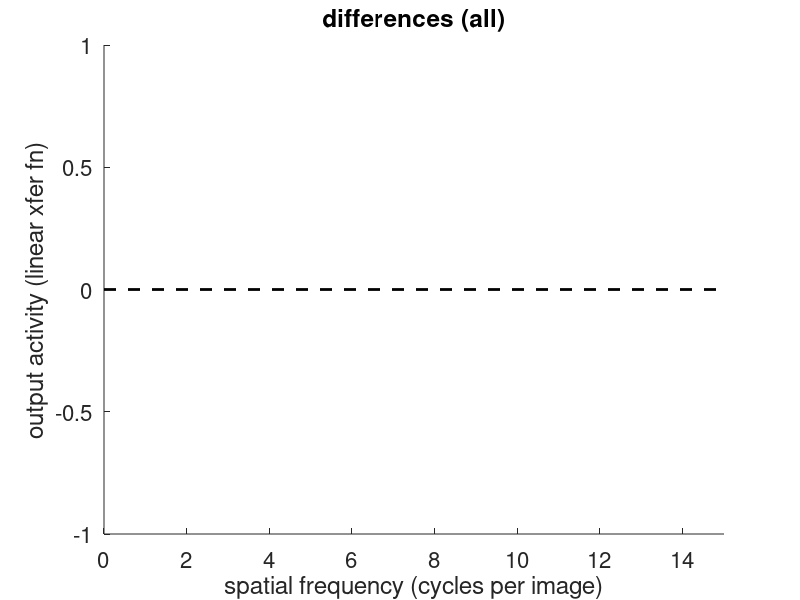
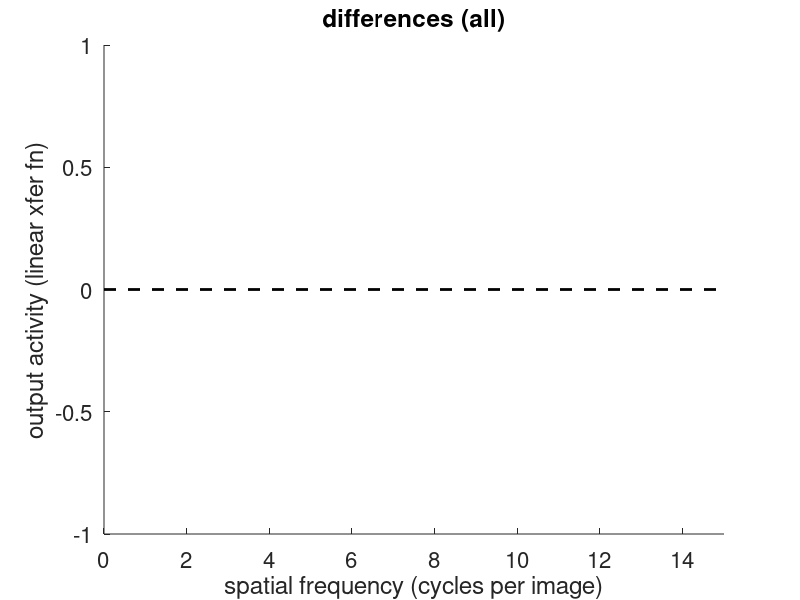

Reproduce these figures in MATLAB, in order. (Note: this script raises an error after producing the figures.)
function simulate_amir(expt, disp)

% Set variables
if ~exist('expt', 'var'), expt=1; end;
if ~exist('disp','var'), disp=[1 2 11 12]; end;
    
%% Choose the experimental parmaeters
switch expt
    case {1, '1'}, 
        sz = [35 35];
        sigmas = [1 2 4 8 16 32 64 128];%
        cpi    = [.025 0.25 0.5 1 1.5 2 2.5 3 3.5 4 5 6 7 8 9 10 11 12 13 14 15]; % keep the same number of cycles per image 
        nconns = ceil(2*linspace(5,25, length(sigmas))); %[1 1 1 1 1  1  1  1]*10;
        nsamps = 1;
    case {2, '2'}, 
        sz = [35 35];
        sigmas = [1 2 4 8 16 32 64 128];%
        cpi    = [.025 0.25 0.5 1 1.5 2 2.5 3 3.5 4 5 6 7 8 9 10 11 12 13 14 15]; % keep the same number of cycles per image 
        nconns = ceil(2*linspace(5,5, length(sigmas))); %[1 1 1 1 1  1  1  1]*10;
        nsamps = 2;
    otherwise, error('Unknown expt: %d', expt)
end;

% get paths
cur_dir = fileparts(which(mfilename));
matfile = fullfile(cur_dir, sprintf('%s-%d.mat', mfilename(), expt));

% Add paths
if ~exist('guru_csprintf','file'), addpath(genpath(fullfile(cur_dir, '../../../_lib'))); end;
if ~exist('de_calc_neighbor_dist','file'), addpath(genpath(fullfile(cur_dir, '../../code'))); end;


% Load a cached result
if exist(matfile, 'file')
    fprintf('Loading previous results from %s\n', matfile);
    load(matfile);
end;

%% Amir et al (1993) results
amir.areas={'V1','V2','V4','7a'};
amir.patch_area = [.068 .075 .1 .131]; % mm^2
amir.patch_width = [0.23 0.25 0.27 0.31]; % mm "short axis"--diameter
amir.patch_nn = [0.61 1.15 1.39 1.56];    % mm
amir.avg_dist = [0.65 1.32 1.78 2.21];    % mm (from injection site)
amir.avg_dist_pct = [2.0 3.8 7.7 20.6];

amir.calc.patch_length = 2*amir.patch_area/pi./(amir.patch_width/2);%assume ellipse; Area = Pi * A * B where A&B are radii,
amir.calc.area_diameter = amir.avg_dist./(amir.avg_dist_pct./100); % estimated diameter /extent of cortical area
amir.calc.patch_nn_pct = amir.patch_nn./amir.calc.area_diameter*100;  %estimate of % area extent between nearest neighbors

fact = 3; % how to convert from sigma to nearest_neighbor difference
amir.diff1 = [1.75 2.05];
amir.pct_diff = fact*(2*diff(amir.diff1)/mean(amir.diff1));
fprintf('Simulating %d with %5.2f%% difference.\n', nsamps, 100*amir.pct_diff)


% Only initialize if they haven't been computed previously.
if ~exist('am','var')
    am = cell(size(sigmas)); sm=cell(size(am)); ss=cell(size(am)); wm=cell(size(am)); p=cell(size(am));
end;

cl = [1 0 0; 0 1 0; 0 0 1; 1 1 0; 1 0 1; 0 1 1];
cl = [cl; 0.5*cl];

colors = @(si,szi) (reshape(repmat(3-(si(:)-1), [1 3])/3 * 1 .* repmat(cl(szi,:),[numel(si) 1]),[numel(si) 3]));

if ismember(1, disp)
    f2 = figure;
    set(gcf, 'Position', [10          90        1266         594]);
    hold on;
    set(gca, 'xlim', [0 max(cpi)]);
    plot(get(gca, 'xlim'), [0 0], 'k--', 'LineWidth', 2.0);
    set(gca, 'FontSize', 16);
    xlabel('spatial frequency (cycles per image)');
    ylabel('output activity (linear xfer fn)');
    title('differences (all)'); 
end;

if ismember(11, disp)
    f22 = figure;
    set(gcf, 'Position', [10          90        1266         594]);
    hold on;
    set(gca, 'xlim', [0 max(cpi)]);
    plot(get(gca, 'xlim'), [0 0], 'k--', 'LineWidth', 2.0);
    set(gca, 'FontSize', 16);
    xlabel('spatial frequency (cycles per image)');
    ylabel('output activity (linear xfer fn)');
    title('differences (all)'); 
end;

%% Run the experiment
lbls=cell(length(sigmas),3);
[r,c]=guru_optSubplots(length(sigmas));

for szi=1:length(sigmas)
    sigma_variations = sigmas(szi)*[1-amir.pct_diff/2 1 1+amir.pct_diff/2]; %
    fprintf('Simulating on sigmas=[%s ]\n', sprintf(' %.2f', sigma_variations));
    
    % Avoid re-running if this was loaded from local cache
    if isempty(am{szi})
        % average_mean, std_mean, std_std, weights_mean, settings_object
        [am{szi},sm{szi},ss{szi},wm{szi},p{szi}] = vary_sigma('sz', sz,        'Sigmas', sigma_variations, 'distn', 'norme', ...
                                                              'nin', nconns(szi), 'nsamps', nsamps, ...
                                                              'cpi', cpi,      'disp', []);%11 12]);
    end;
    midpt = (length(sigma_variations)+1)/2;
    sdi=[1 length(sigma_variations)];


    scaling = max(sm{szi}(:)); % make the scaling look close to 1
    %lbls = cell(size(p));
    for si=1:length(sigma_variations)
        lbls{szi,si} = sprintf('d_{center}=%.1f%% (%.1fpx); d_{nn} = %.1f%% (%.1fpx)', ...
                             100*p{szi}(si).avg_dist/p{szi}(1).sz(1),      p{szi}(si).avg_dist, ...
                             100*mean(p{szi}(si).neighbor_dist/p{szi}(1).sz(1)), mean(p{szi}(si).neighbor_dist));
    end;
    dff = (mean(p{szi}(1).neighbor_dist)-mean(p{szi}(end).neighbor_dist))/((mean(p{szi}(1).neighbor_dist)+mean(p{szi}(end).neighbor_dist))/2);
    
    fprintf('\tActual difference: %5.2f%% difference.\n', 100*abs(dff));


    % non-normalized: scale to peak frequency (irrespective)
    if ismember(11, disp)
        sc = max(sm{szi}(:)); % overall scaling constant
        
        figure('Position', [360     6   768   672])
        hold on;
        h = [];
        for si=1:length(sigma_variations)
          if si==midpt
            h(end+1) = plot(p{szi}(1).cpi, sign(am{szi}(si,:)).*sm{szi}(si,:)./sc, ':', 'Color', colors(si,szi), 'LineWidth', 2);
          else
            h(end+1) = plot(p{szi}(1).cpi, sign(am{szi}(si,:)).*sm{szi}(si,:)/sc, '*-', 'Color', colors(si,szi), 'LineWidth', 3, 'MarkerSize', 5);
            errorbar(p{szi}(1).cpi, sign(am{szi}(si,:)).*sm{szi}(si,:)/sc, ss{szi}(si,:), 'Color', colors(si,szi));
          end;
        end;
        for si=1:length(sigma_variations)
          if si==midpt, continue; end;
        end;
        set(gca,'xlim', [min(cpi)-0.01 max(cpi)+0.01], 'ylim', [0 1.05]);
        set(gca, 'FontSize', 16);
        xlabel('frequency (cycles per image)');
        ylabel('output activity (linear xfer fn)');
        legend(h, lbls(szi,:), 'Location', 'NorthEast', 'FontSize',16);
        title('Semi-normalized std (divided by global max)');
    end;
    

    % Normalized
    if ismember(12, disp)
        figure('Position', [360     6   768   672])
        hold on;
        h = [];
        for si=1:length(sigma_variations)
          mx = max(sm{szi}(si,:)); % max for THIS sigma
          if si==midpt
            h(end+1) = plot(p{szi}(1).cpi, sign(am{szi}(si,:)).*sm{szi}(si,:)./mx, ':', 'Color', colors(si,szi), 'LineWidth', 2);
          else
            h(end+1) = plot(p{szi}(1).cpi, sign(am{szi}(si,:)).*sm{szi}(si,:)./mx, '*-', 'Color', colors(si,szi), 'LineWidth', 3, 'MarkerSize', 5);
            errorbar(p{szi}(1).cpi, sign(am{szi}(si,:)).*sm{szi}(si,:)./mx, ss{szi}(si,:), 'Color', colors(si,szi));
          end;
        end;
        set(gca,'xlim', [min(cpi)-0.01 max(cpi)+0.01]);
        set(gca, 'FontSize', 16);
        xlabel('frequency (cycles per image)');
        ylabel('output activity (normalized)');
        legend(h, lbls(szi,:), 'Location', 'NorthEast', 'FontSize',14);
        title('Normalized std (each sigma''s response divided by its max)');    
    end;
    

    % differences
    if ismember(1, disp)
        sc = max(sm{szi}(:)); % overall scaling constant
        figure(f2);
        plot(p{szi}(1).cpi, -diff(sign(am{szi}(sdi,:)).*sm{szi}(sdi,:),1)./sc, '*-', 'Color', colors(1,szi), 'LineWidth', 3, 'MarkerSize', 5);
        legend(lbls(1:szi,midpt), 'Location', 'NorthEast', 'FontSize',16);
        title('semi-normalized (global max)')
    end;
    
    % differences
    if ismember(2, disp)
        mx = max(sm{szi}(sdi,:),[],2); % max for THIS sigma
        figure(f22);
        plot(p{szi}(1).cpi,       -diff(sm{szi}(sdi,:)./repmat(mx, [1 length(cpi)]),1), '*-', 'Color', colors(1,szi), 'LineWidth', 3, 'MarkerSize', 5);
        legend(lbls(1:szi,midpt), 'Location', 'NorthEast', 'FontSize',16);
        title('normalized (per-sigma max)')
    end;

    guru_saveall_figures(mfilename(), 'png', false);
end;

if ismember(1, disp)
    figure(f2);% = figure;
    plot(get(gca, 'xlim'), [0 0], 'k--', 'LineWidth', 2.0);
end;
if ismember(11, disp)
    figure(f22);% = figure;
    plot(get(gca, 'xlim'), [0 0], 'k--', 'LineWidth', 2.0);
end;

save(matfile);
guru_saveall_figures(mfilename(), 'fig');
guru_saveall_figures(mfilename(), 'png');
%guru_saveall_figures(mfilename(), 'eps');
close all;
